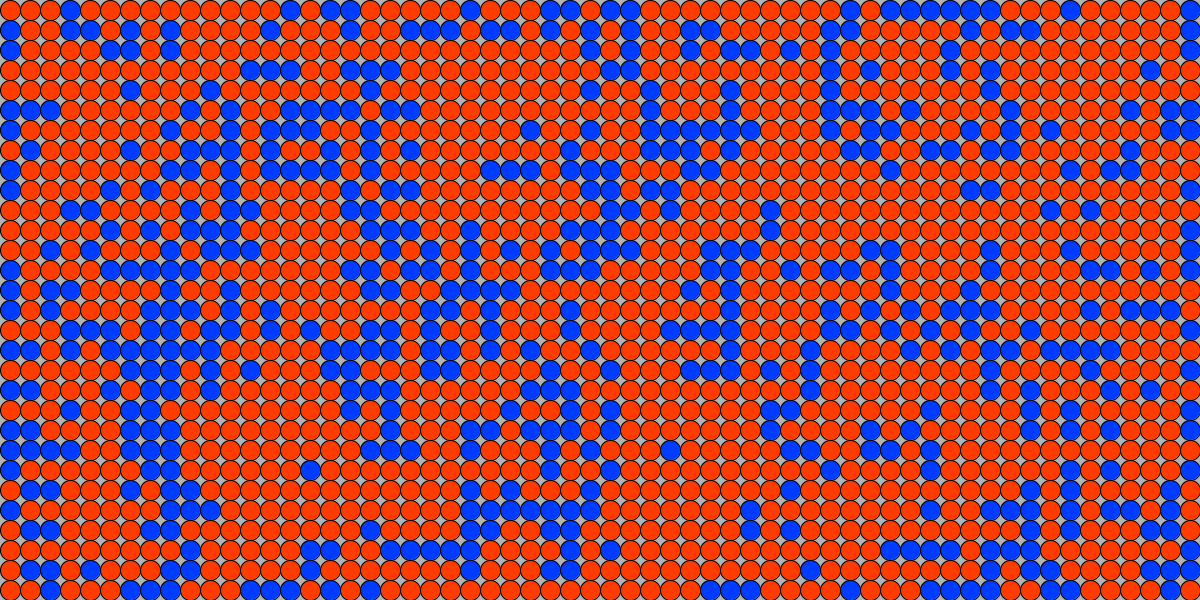
Frame 1 (no input)
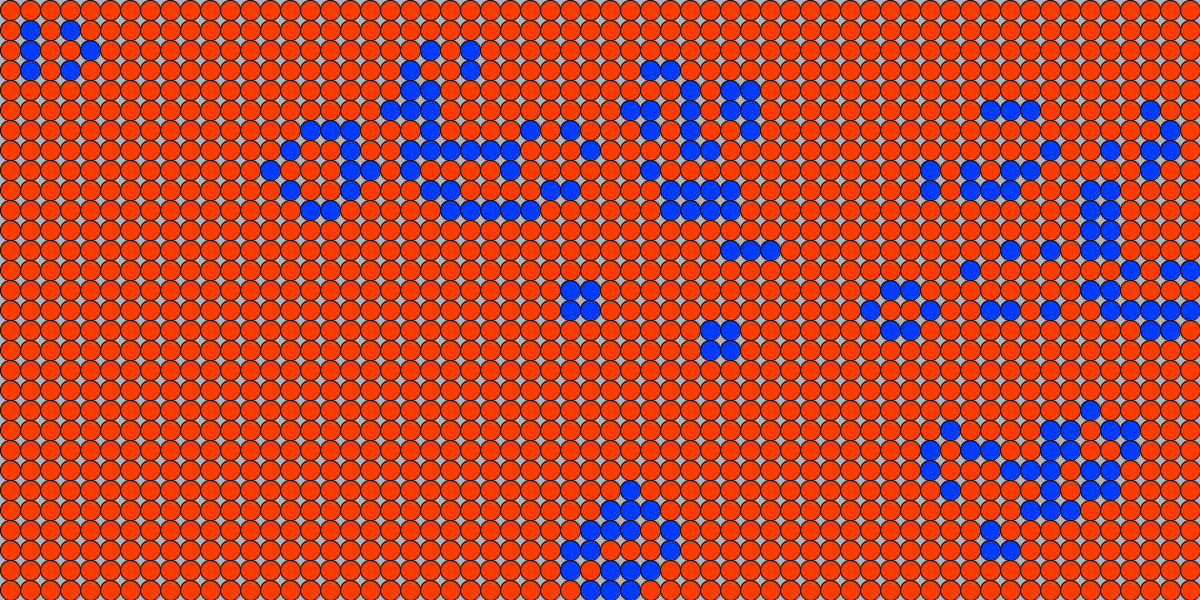
Frame 60 (the mouse pressed at the canvas centre just before this capture)
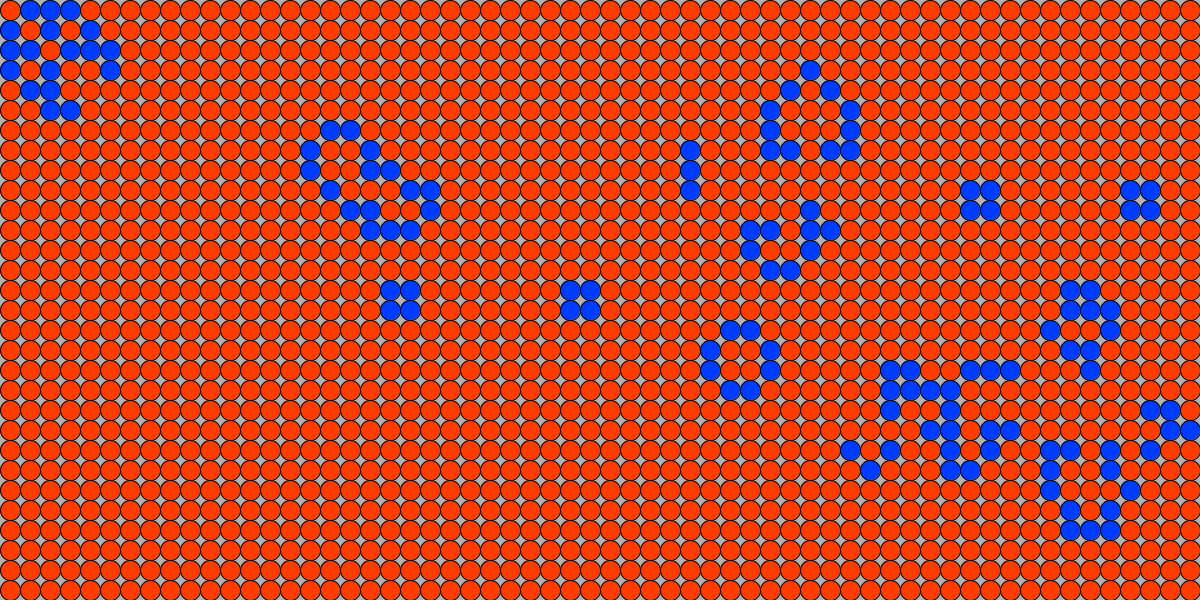
Frame 120 (the mouse held since frame 60 and released just before this capture)

The Processing sketch that drew these frames (run headless with seeded random() and noise(); from frame 60 on, the mouse is pressed at the canvas centre):

// Processing sketch: InteractiveGameOfLife
// ── InteractiveGameOfLife.pde
/*************************************************************************
 * Arthor: Brian Carlos Carbajal
 * In collaboration with Steven Eiselen
 * Date:   03/29/2017
 *
 * Description: This program is an implementation of Conway's Game of Life.
 *      The user can interact with the GUI. They can pause the game, add 
 *      live cells, and kill cells. They can clear the whole board and 
 *      and reset the board.
 *                              
 ************************************************************************/

/******* Globals for GUI setup ******/
int screenTall = 600;
int screenWide = 1200;
int cellSize  = 20;
int cellsWide = screenWide/cellSize;
int cellsTall = screenTall/cellSize;

//Utility stuff for frame rate and pausing game
boolean paused = true;
int minFR = 2;
int maxFR = 60;
int curFR = 60;

/***** WORLD MAP ******/
GOLWorld myWorld;

void settings() {
  size(screenWide, screenTall);
}

void setup() {
  ellipseMode(CORNER);
  frameRate(curFR);
  myWorld = new GOLWorld();
  displayMenu();
}

void draw() {
  // UI CALLS
  if (mousePressed) {
    mouseDraw(mouseButton);
  }
  // LOGIC CALLS
  if (paused) {
    myWorld.advanceWorld();
  }
  // RENDER CALLS
  background(180);
  myWorld.displayWorld();
}
/******************************************************************
 * Class: GOLWorld
 * 
 * Purpose:
 *         Map layout for Game of Life. Moves each agent and determines
 *         if they are dead or alive. Color of the map and the colore
 *         of alive agents are also determined. 
 * 
 * 
 ************************************************************/
class GOLWorld {
  int current[][];
  int nextMap[][];

  public GOLWorld() {
    current = new int[cellsTall][cellsWide];
    nextMap = new int[cellsTall][cellsWide];    
    randomPopulate();
  } // Ends Constructor

  /********************************************************
   *   Method: randomPopulate
   *    
   *   Purpose: Randomily generate the cells on the map.
   *            Either dead or live agents
   *   Return: Nothing
   *
   *********************************************************/
  void randomPopulate() {
    for (int r=0; r<cellsTall; r++) {
      for (int c=0; c<cellsWide; c++) {
        current[r][c] = int(random(2));
      }
    }
  } //END randomPopulate

  /********************************************************
   *   Method: resetWorld
   *    
   *   Purpose: Reset the map to nothing. Clears all live 
   *            agents from the map.
   *   Return: Nothing
   *
   *********************************************************/
  void resetWorld() {
    for (int r=0; r<cellsTall; r++) {
      for (int c=0; c<cellsWide; c++) {
        current[r][c] = 0;
        nextMap[r][c] = 0;
      }
    }
  } //END randomPopulate 


  /********************************************************
   *   Method: randomPopulate
   *    
   *   Purpose: Randomily generate the cells on the map.
   *            Either dead or live agents
   *   Return: Nothing
   *
   *********************************************************/
  void displayWorld() {
    for (int r=0; r<cellsTall; r++) {
      for (int c=0; c<cellsWide; c++) {
        if (current[r][c]==0) {
          fill(255, 60, 0);
        } else if (current[r][c]==1) {
          fill(0, 60, 255);
        } else {
          fill(252, 0, 0);
        }      
        ellipse(c*cellSize, r*cellSize, cellSize, cellSize);
      }
    }
  } //END displayWorld


  /********************************************************
   *   Method: advanceWorld
   *    
   *   Purpose: Moves agents along the map. The 4 laws of
   *            Conway's Game of Life are implemented. Agents
   *            are either kept alive, killed, or spawned 
   *            off rulles
   *   Return: Nothing
   * https://en.wikipedia.org/wiki/Conway%27s_Game_of_Life#Rules
   *********************************************************/
  void advanceWorld() {
    int NC;
    for (int r=0; r<cellsTall; r++) {
      for (int c=0; c<cellsWide; c++) {
        NC = getAdjTotal(r, c);
        // Conditions for if this cell is alive
        if (current[r][c] == 1) {
          if (NC==2 || NC==3) {
            nextMap[r][c]=1;
          } else {
            nextMap[r][c]=0;
          }
        } else {// Conditions for if this cell is dead (Because is XOR to root condition in co-conditional
          if (NC==3) {
            nextMap[r][c]=1;
          } else {
            nextMap[r][c]=0;
          }
        }
      }//End off inner loop
    }//End off outer loop

    //Loop advances the agents fromt eh current map to the next map.
    for (int r=0; r<cellsTall; r++) {
      for (int c=0; c<cellsWide; c++) {
        current[r][c] = nextMap[r][c];
      }
    }
  }//END advanceWorld

  /********************************************************
   *   Method: getAdjTotal
   *    
   *   Purpose: Determines the number of adjacent live neighbors
   *            for the corresponding live cell.
   *   Return: tot - The total number of live neighbors
   *
   *********************************************************/
  int getAdjTotal(int cRow, int cCol) {
    int tot = 0;
    for (int adjR = cRow-1; adjR <= cRow+1; adjR++) {
      for (int adjC = cCol-1; adjC <= cCol+1; adjC++) {
        if (checkInBounds(adjR, adjC)) {
          if (!(adjC==cCol && adjR==cRow)) {
            tot += current[adjR][adjC];
          }
        }
      }
    }
    return tot;
  } // Ends Function getAdjTotal
}//END GOLWorld Class


/********************************************************
 *   Method: keyPressed
 *    
 *   Purpose: Function handles the interaction with the
 *            user. 
 *   Return: Nothing
 *
 *********************************************************/
void keyPressed() {
  if (key == 'p') {
    paused=!paused;
  }
  if (key == 'g') {
    myWorld.randomPopulate();
  }
  if (key == 'r') {
    myWorld.resetWorld();
  }
  if(key == 'h'){
    displayMenu();
  }
  if (keyCode == UP   && curFR < maxFR) {
    curFR++; 
    frameRate(curFR); 
    println("Current Frame Rate: " + curFR);
  }
  if (keyCode == DOWN && curFR > minFR) {
    curFR--; 
    frameRate(curFR); 
    println("Current Frame Rate: " +curFR);
  }
}//END keyPressed

/********************************************************
 *   Method: mouseDraw
 *    
 *   Purpose: Spawn agent alive if left mouse button is pressed.
 *            Kill agent if right mouse button is pressed.
 *            Can hold down either button without release
 *            to kill or spawn.
 *   Return: Nothing
 *
 *********************************************************/
void mouseDraw(int button) {
  int mRow = int(mouseY/cellSize);
  int mCol = int(mouseX/cellSize);
  if (button == RIGHT) {
    myWorld.current[mRow][mCol]=0;
  }
  if (button == LEFT ) {
    myWorld.current[mRow][mCol]=1;
  }
}//END mouseDraw

/********************************************************
 *   Method: checkInBounds
 *    
 *   Purpose: CHecks to see if an agent is within the bounds
 *            of the grid.
 *   Return: Boolean
 *
 *********************************************************/
boolean checkInBounds(int r, int c) {
  return (r>=0 && r<cellsTall && c>=0 && c<cellsWide);
} // END checkValidCell

/********************************************************
 *   Method: displayMenu
 *    
 *   Purpose: Displays the keyboard and mouse options for
 *            the user.
 *   Return: Nothing
 *
 *********************************************************/
void displayMenu() {
  println("Press these keys to interact with window.");
  println("p: Pauses the game/window.");
  println("r: Resets the map to empty.");
  println("g: New game.");
  println("h: Display help menu.");
  println("Up Arrow: Increase frame rate");
  println("Down Arrow: Decrease from rate");
  println("Left Mouse: generate new agents when game is paused.");
  println("Right Mouse: kill agents when game is paused.");
  println('\n');
}//END displayMenud
